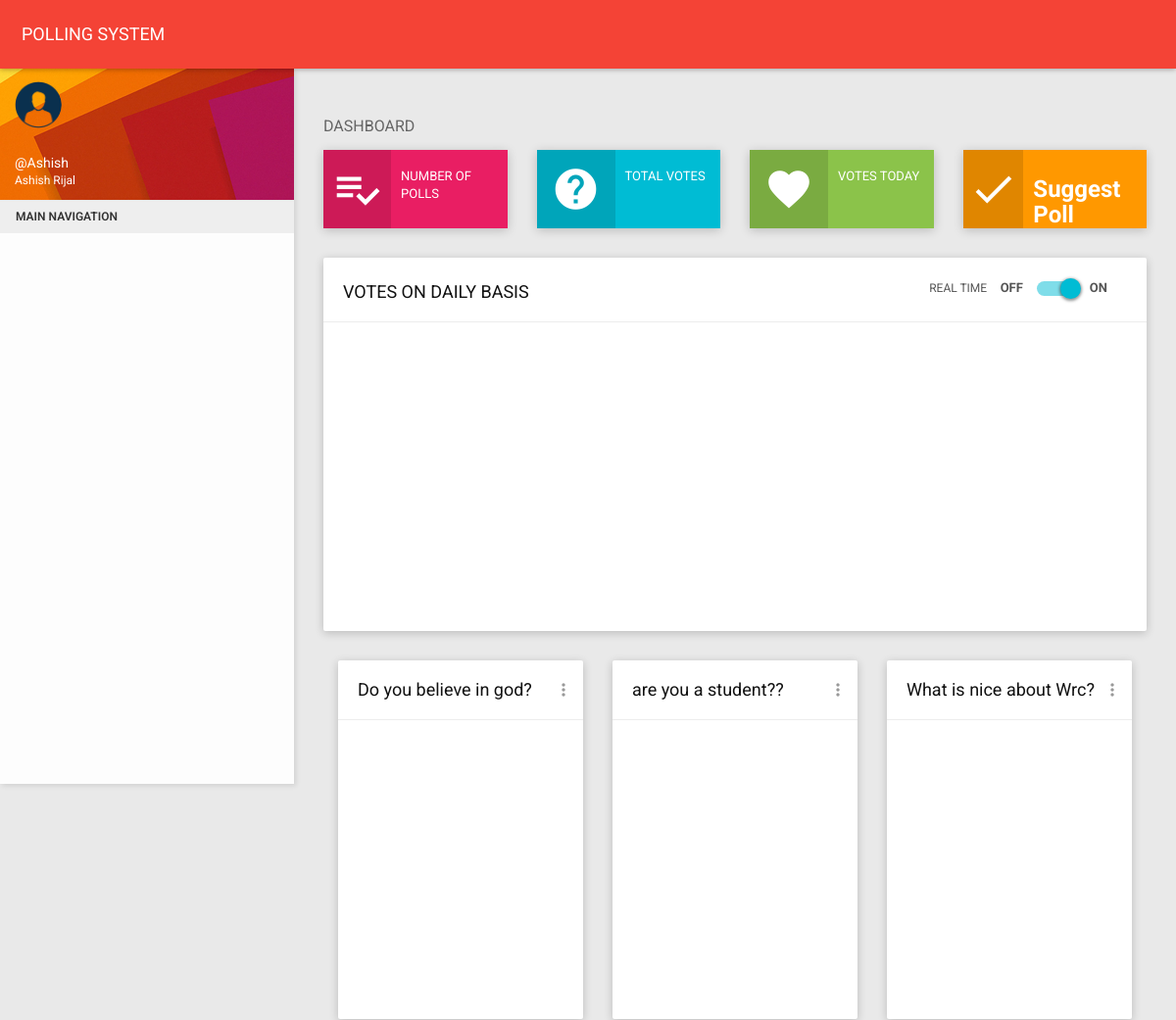
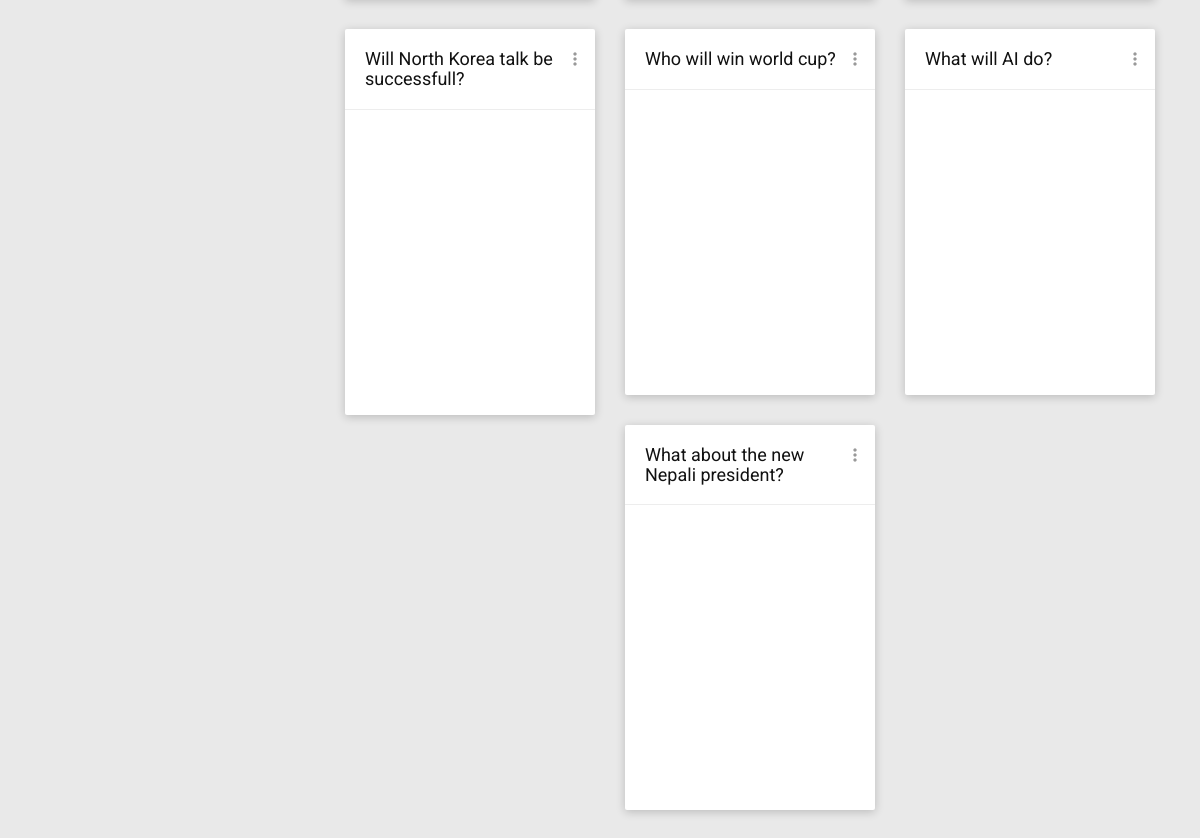
Screenshot of / (signed in) with the database file from the repository (2 pictures, top to bottom).
### poll/models.py (models this page shows, shortened)
class Poll(models.Model):
    title = models.CharField(max_length=250, verbose_name=_('question'))
    date = models.DateField(verbose_name=_('date'), default=datetime.date.today)
    is_published = models.BooleanField(default=True, verbose_name=_('is published'))
    objects = models.Manager()
    published = PublishedManager()
    class Meta:
        ordering = ['-date']
        verbose_name = _('poll')
        verbose_name_plural = _('polls')
    def get_vote_count(self):
        return Vote.objects.filter(poll=self).count()
    vote_count = property(fget=get_vote_count)

### polling_app/views.py (the view)
# urls.py: url(r'^$', views.hello_world),
def hello_world(request):
	polls = Poll.objects.filter(is_published=True)
	vote_count = Vote.objects.count()
	midnight = datetime.combine(date.today(), time.min)
	today_vote_count = Vote.objects.filter(datetime__gt=midnight).count()
	day_night_midnight = midnight
	next_day_midnight = day_night_midnight + timedelta(days=1)
	votes = []
	for i in range(10):
		votes.append(Vote.objects.filter(datetime__gt=day_night_midnight ,datetime__lt=next_day_midnight).count())
		next_day_midnight = day_night_midnight
		day_night_midnight = day_night_midnight - timedelta(days=1)
	return render(request, 'poll/index.html', {
												'polls': polls,
												'polls2': polls,
												'total_vote_count': vote_count,
												'today_vote_count': today_vote_count,
												'votes': votes
												}
	)

### poll/models.py (called while the page is built)
    def get_vote_count(self):
        return Vote.objects.filter(item=self).count()

### poll/templates/poll/index.html (shortened to what this page needs)
﻿{% load static %}
<!DOCTYPE html>
<html>
<head>
    <link href="{% static 'plugins/bootstrap/css/bootstrap.css'%}" rel="stylesheet">
    <link href="{% static 'plugins/node-waves/waves.css'%}" rel="stylesheet" />
    <link href="{% static 'plugins/animate-css/animate.css' %}" rel="stylesheet" />
    <link href="{% static 'plugins/morrisjs/morris.css' %}" rel="stylesheet" />
    <link href="{% static 'css/style.css' %}" rel="stylesheet">
    <link href="{% static 'css/themes/all-themes.css' %}" rel="stylesheet" />
</head>
<body class="theme-red">
    <nav class="navbar">
        <div class="container-fluid">
            <div class="navbar-header">
                <a class="navbar-brand" href="index.html">POLLING SYSTEM</a>
            </div>
        </div>
    </nav>
    <section>
        <aside id="leftsidebar" class="sidebar">
            <div class="user-info">
                <div class="image">
                    <img src="{% static 'images/user.png' %}" width="48" height="48" alt="User" />
                </div>
                <div class="info-container">
                    <div class="name" data-toggle="dropdown" aria-haspopup="true" aria-expanded="false">@{{user.username}} </div>
                    <div class="email">{{user.first_name}} {{user.last_name}}</div>
                </div>
            </div>
            <div class="menu">
                <ul class="list">
                    <li class="header">MAIN NAVIGATION</li>
                </ul>
            </div>
        </aside>
    </section>
    <section class="content">
        <div class="container-fluid">
            <div class="block-header">
                <h2>DASHBOARD</h2>
            </div>
            <div class="row clearfix">
                <div class="col-lg-3 col-md-3 col-sm-6 col-xs-12">
                    <div class="info-box bg-pink hover-expand-effect">
                        <div class="icon">
                            <i class="material-icons">playlist_add_check</i>
                        </div>
                        <div class="content">
                            <div class="text">NUMBER OF POLLS</div>
                        </div>
                    </div>
                </div>
                <div class="col-lg-3 col-md-3 col-sm-6 col-xs-12">
                    <div class="info-box bg-cyan hover-expand-effect">
                        <div class="icon">
                            <i class="material-icons">help</i>
                        </div>
                        <div class="content">
                            <div class="text">TOTAL VOTES</div>
                        </div>
                    </div>
                </div>
                <div class="col-lg-3 col-md-3 col-sm-6 col-xs-12">
                    <div class="info-box bg-light-green hover-expand-effect">
                        <div class="icon">
                            <i class="material-icons">favorite</i>
                        </div>
                         <div class="content">
                                   <div class="text">VOTES TODAY</div>
                        </div>
                    </div>
                </div>
                <div class="col-lg-3 col-md-3 col-sm-6 col-xs-12">
                    <div class="info-box bg-orange hover-expand-effect">
                        <div class="icon">
                            <i class="material-icons">done</i>
                        </div>
                        <div class="content">
                            <div class="text"><h3>Suggest Poll</h3></div>
                        </div>
                    </div>
                </div>
            </div>
            <div class="row clearfix">
                <div class="col-xs-12 col-sm-12 col-md-12 col-lg-12">
                    <div class="card">
                        <div class="header">
                            <div class="row clearfix">
                                <div class="col-xs-12 col-sm-6">
                                    <h2>VOTES ON DAILY BASIS</h2>
                                </div>
                                <div class="col-xs-12 col-sm-6 align-right">
                                    <div class="switch panel-switch-btn">
                                        <span class="m-r-10 font-12">REAL TIME</span>
                                        <label>OFF<input type="checkbox" id="realtime" checked><span class="lever switch-col-cyan"></span>ON</label>
                                    </div>
                                </div>
                            </div>
                        </div>
                        <div class="body">
                                <div id="real_time_chart" class="dashboard-flot-chart"></div>
                        </div>
                    </div>
                </div>
            </div>
{% for poll in polls %}
                <div class="col-xs-12 col-sm-12 col-md-6 col-lg-4">
                    <div class="card">
                        <div class="header">
                            <a href="{% url 'poll' poll.pk %}"><h2>{{poll.title}}</h2></a>
                            <ul class="header-dropdown m-r--5">
                                <li class="dropdown">
                                    <a href="javascript:void(0);" class="dropdown-toggle" data-toggle="dropdown" role="button" aria-haspopup="true" aria-expanded="false">
                                        <i class="material-icons">more_vert</i>
                                    </a>
                                </li>
                            </ul>
                        </div>
                        <div class="body">
                            <div id="donut_chart{{poll.pk}}" class="dashboard-donut-chart"></div>
                        </div>
                    </div>
                </div>
{% endfor %}
            </div>
    </section>
</body>
</html>

### poll/static/css/themes/all-themes.css (style rules this page uses)
.theme-red .navbar-brand { color: #fff; }

### rows the page displays
Poll: title "Do you believe in god?"
Poll: title "are you a student??"
Poll: title "What is nice about Wrc?"
Poll: title "Will North Korea talk be successfull?"
Poll: title "Who will win world cup?"
Poll: title "What will AI do?"
Poll: title "What about the new Nepali president?"

### other values shown
{{ user.username }} "Ashish"
{{ user.first_name }} "Ashish"
{{ user.last_name }} "Rijal"
